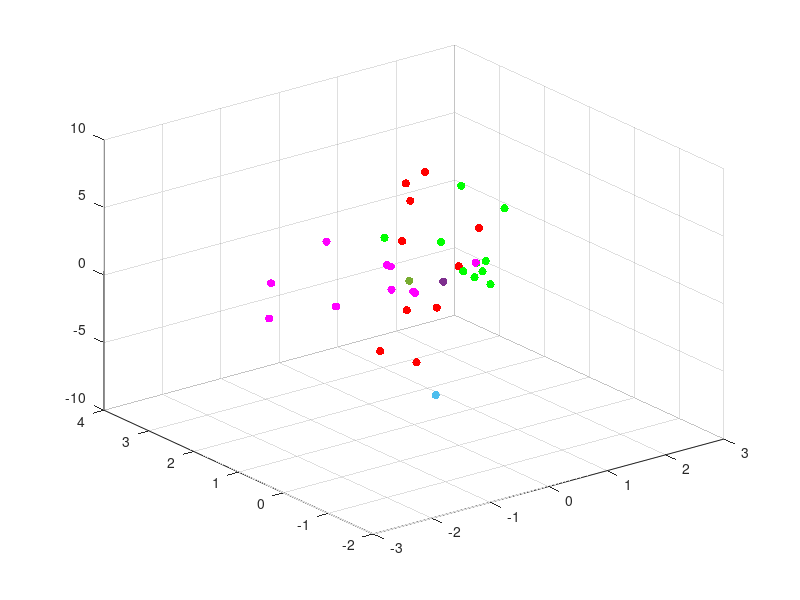

Write the MATLAB code that produced this figure. (Note: this script raises an error after producing the figure.)
clear all;
close all;
w1 = load('lab3_3_cat1.mat').x_w1;
w2 = load('lab3_3_cat2.mat').x_w2;
w3 = load('lab3_3_cat3.mat').x_w3;
u = [0.5, 1.0, 0.0];
v = [0.31, 1.51, -0.50];
w = [-1.7, -1.7, -1.7];
j = 10;
i = 3;
h = 1;

figure(1)
scatter3(w1(:,1), w1(:,2), w1(:,3), 'r', 'filled')
hold on
scatter3(w2(:,1), w2(:,2), w2(:,3), 'm', 'filled')
hold on
scatter3(w3(:,1), w3(:,2), w3(:,3), 'g', 'filled')
hold on
scatter3(0.5, 1.0, 0.0, 'filled');
hold on
scatter3(0.31, 1.51, -0.50, 'filled');
hold on
scatter3(-1.7, -1.7, -1.7, 'filled');
grid on

u_w1 = computeDensity2(0.5, 1.0, 0.0, w1, 1);
v_w1 = computeDensity2(0.31, 1.51, -0.50, w1, 1);
w_w1 = computeDensity2(-1.7, -1.7, -1.7, w1, 1);

u_w2 = computeDensity2(0.5, 1.0, 0.0, w2, 1);
v_w2 = computeDensity2(0.31, 1.51, -0.50, w2, 1);
w_w2 = computeDensity2(-1.7, -1.7, -1.7, w2, 1);

u_w3 = computeDensity2(0.5, 1.0, 0.0, w3, 1);
v_w3 = computeDensity2(0.31, 1.51, -0.50, w3, 1);
w_w3 = computeDensity2(-1.7, -1.7, -1.7, w3, 1);

fprintf("--------------------------CLASS W1-------------------------- \n");
fprintf("U = [0.5, 1.0, 0.0] = %f \n", u_w1);
fprintf("V = [0.31, 1.51, -0.50] = %f \n", v_w1);
fprintf("W = [0.5, 1.0, 0.0] = %f \n", w_w1);
fprintf("--------------------------CLASS W2-------------------------- \n");
fprintf("U = [0.5, 1.0, 0.0] = %f \n", u_w2);
fprintf("V = [0.31, 1.51, -0.50] = %f \n", v_w2);
fprintf("W = [0.5, 1.0, 0.0] = %f \n", w_w2);
fprintf("--------------------------CLASS W3-------------------------- \n");
fprintf("U = [0.5, 1.0, 0.0] = %f \n", u_w3);
fprintf("V = [0.31, 1.51, -0.50] = %f \n", v_w3);
fprintf("W = [-1.7, -1.7, -1.7] = %f \n", w_w3);

w1_count = length(w1);
w2_count = length(w2);
w3_count = length(w3);
totalClassElements = w1_count + w2_count + w3_count;
p_w1 = w1_count/totalClassElements;
p_w2 = w2_count/totalClassElements;
p_w3 = w3_count/totalClassElements;
fprintf("--------------------------PRIOR PROBABILITIES-------------------------- \n");
fprintf("Prior Probabiltiy of W1 = %f \n", p_w1);
fprintf("Prior Probabiltiy of W2 = %f \n", p_w2);
fprintf("Prior Probabiltiy of W3 = %f \n", p_w3);

fprintf("--------------------------POSTERIOR PROBABILITIES-------------------------- \n");

[~, p_u_res] = max([p_w1*u_w1, p_w2*u_w2, p_w3*u_w3]);
[~, p_v_res] = max([p_w1*v_w1, p_w2*v_w2, p_w3*v_w3]);
[~, p_w_res] = max([p_w1*w_w1, p_w2*w_w2, p_w3*w_w3]);

fprintf("Posterior Probabiltiy of U with W1 = %f \n", p_w1*u_w1);
fprintf("Posterior Probabiltiy of U with W2 = %f \n", p_w2*u_w2);
fprintf("Posterior Probabiltiy of U with W3 = %f \n", p_w3*u_w3);

fprintf("Posterior Probabiltiy of V with W1 = %f \n", p_w1*v_w1);
fprintf("Posterior Probabiltiy of V with W2 = %f \n", p_w2*v_w2);
fprintf("Posterior Probabiltiy of V with W3 = %f \n", p_w3*v_w3);

fprintf("Posterior Probabiltiy of W with W1 = %f \n", p_w1*w_w1);
fprintf("Posterior Probabiltiy of W with W2 = %f \n", p_w2*w_w2);
fprintf("Posterior Probabiltiy of W with W3 = %f \n", p_w3*w_w3);

fprintf("--------------------------CLASSIFICATION-------------------------- \n");
fprintf("The Vector U belongs to class W%d\n", p_u_res);
fprintf("The Vector V belongs to class W%d\n", p_v_res);
fprintf("The Vector W belongs to class W%d\n", p_w_res);

fprintf("--------------------------CLASSIFICATION H=2-------------------------- \n");

u_w1_h2 = computeDensity(0.5, 1.0, 0.0, w1, 2);
v_w1_h2 = computeDensity(0.31, 1.51, -0.50, w1, 2);
w_w1_h2 = computeDensity(-1.7, -1.7, -1.7, w1, 2);

u_w2_h2 = computeDensity(0.5, 1.0, 0.0, w2, 2);
v_w2_h2 = computeDensity(0.31, 1.51, -0.50, w2, 2);
w_w2_h2 = computeDensity(-1.7, -1.7, -1.7, w2, 2);

u_w3_h2 = computeDensity(0.5, 1.0, 0.0, w3, 2);
v_w3_h2 = computeDensity(0.31, 1.51, -0.50, w3, 2);
w_w3_h2 = computeDensity(-1.7, -1.7, -1.7, w3, 2);

fprintf("--------------------------POSTERIOR PROBABILITIES-------------------------- \n");
[~, p_u_res_h2] = max([p_w1*u_w1_h2, p_w2*u_w2_h2, p_w3*u_w3_h2]);
[~, p_v_res_h2] = max([p_w1*v_w1_h2, p_w2*v_w2_h2, p_w3*v_w3_h2]);
[~, p_w_res_h2] = max([p_w1*w_w1_h2, p_w2*w_w2_h2, p_w3*w_w3_h2]);

fprintf("Posterior Probabiltiy of U with W1 = %f \n", p_w1*u_w1_h2);
fprintf("Posterior Probabiltiy of U with W2 = %f \n", p_w2*u_w2_h2);
fprintf("Posterior Probabiltiy of U with W3 = %f \n", p_w3*u_w3_h2);

fprintf("Posterior Probabiltiy of V with W1 = %f \n", p_w1*v_w1_h2);
fprintf("Posterior Probabiltiy of V with W2 = %f \n", p_w2*v_w2_h2);
fprintf("Posterior Probabiltiy of V with W3 = %f \n", p_w3*v_w3_h2);

fprintf("Posterior Probabiltiy of W with W1 = %f \n", p_w1*w_w1_h2);
fprintf("Posterior Probabiltiy of W with W2 = %f \n", p_w2*w_w2_h2);
fprintf("Posterior Probabiltiy of W with W3 = %f \n", p_w3*w_w3_h2);

fprintf("--------------------------CLASSIFICATION-------------------------- \n");
fprintf("The Vector U belongs to class W%d\n", p_u_res_h2);
fprintf("The Vector V belongs to class W%d\n", p_v_res_h2);
fprintf("The Vector W belongs to class W%d\n", p_w_res_h2);

exercise3_knn();

function res = computeDensity(u, v, w, X, h)
    tmpRes = 0;
    normalizationFactor = (h*sqrt(2*pi)).^3;
    for j = 1:10
        ux = (u-X(j,1)).^2;
        vx = (v-X(j,2)).^2;
        wx = (w-X(j,3)).^2;
        tmpRes = tmpRes + exp(-0.5*((ux+vx+wx)/(h.^2)));
    end
    tmpRes = tmpRes/normalizationFactor;
    res = tmpRes/10;
end

function res = computeDensity2(u, v, w, X, h)
    tmpRes = 0;
    normalizationFactor = (h*sqrt(2*pi)).^3;
    for j = 1:length(X)
        ux = (u-X(j,1)).^2;
        vx = (v-X(j,2)).^2;
        wx = (w-X(j,3)).^2;
        tmpRes = tmpRes + exp(-1*((ux+vx+wx)/(2*(h.^2))));
    end
    tmpRes = tmpRes/normalizationFactor;
    res = tmpRes/length(X);
end

